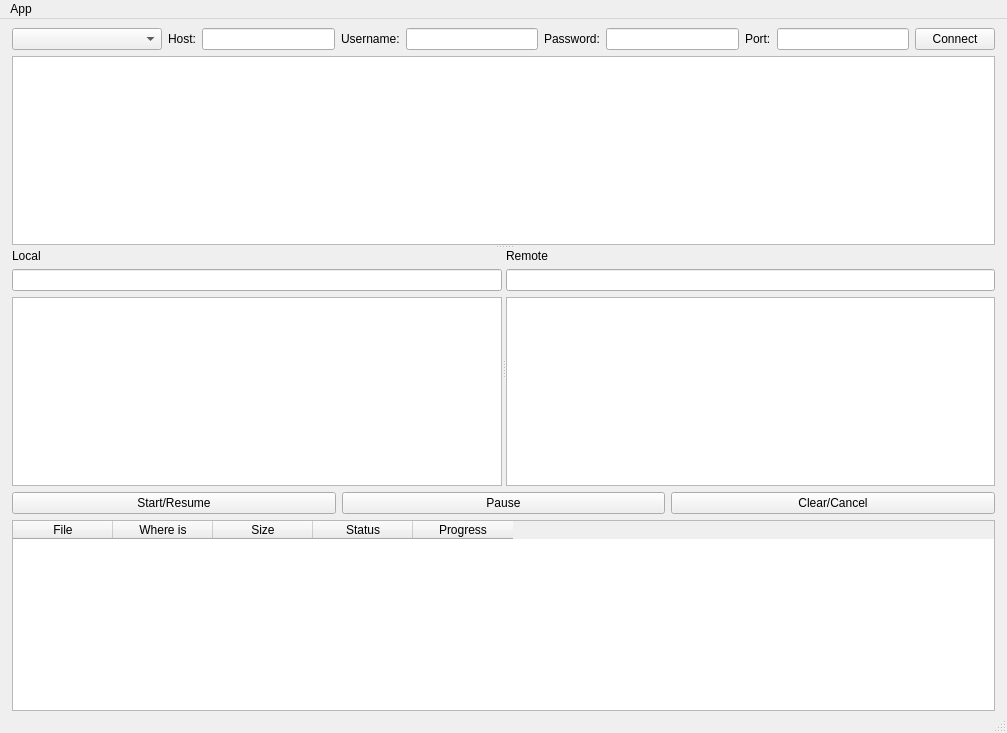
<?xml version="1.0" encoding="UTF-8"?>
<ui version="4.0">
 <class>KFTP</class>
 <widget class="QMainWindow" name="KFTP">
  <property name="geometry">
   <rect>
    <x>0</x>
    <y>0</y>
    <width>1007</width>
    <height>733</height>
   </rect>
  </property>
  <property name="windowTitle">
   <string>K-FTP</string>
  </property>
  <widget class="QWidget" name="centralwidget">
   <layout class="QVBoxLayout" name="verticalLayout_4">
    <property name="leftMargin">
     <number>12</number>
    </property>
    <property name="rightMargin">
     <number>12</number>
    </property>
    <property name="bottomMargin">
     <number>0</number>
    </property>
    <item>
     <layout class="QHBoxLayout" name="horizontalLayout_2">
      <item>
       <widget class="QComboBox" name="profile_combo">
        <property name="minimumSize">
         <size>
          <width>150</width>
          <height>20</height>
         </size>
        </property>
        <property name="editable">
         <bool>false</bool>
        </property>
       </widget>
      </item>
      <item>
       <widget class="QLabel" name="host_lbl">
        <property name="text">
         <string>Host:</string>
        </property>
       </widget>
      </item>
      <item>
       <widget class="QLineEdit" name="hostname"/>
      </item>
      <item>
       <widget class="QLabel" name="user_lbl">
        <property name="text">
         <string>Username:</string>
        </property>
       </widget>
      </item>
      <item>
       <widget class="QLineEdit" name="username"/>
      </item>
      <item>
       <widget class="QLabel" name="passwrd_lbl">
        <property name="text">
         <string>Password:</string>
        </property>
       </widget>
      </item>
      <item>
       <widget class="QLineEdit" name="password"/>
      </item>
      <item>
       <widget class="QLabel" name="port_lbl">
        <property name="text">
         <string>Port:</string>
        </property>
       </widget>
      </item>
      <item>
       <widget class="QLineEdit" name="port"/>
      </item>
      <item>
       <widget class="QPushButton" name="connect_btn">
        <property name="text">
         <string>Connect</string>
        </property>
       </widget>
      </item>
     </layout>
    </item>
    <item>
     <widget class="QSplitter" name="splitter_2">
      <property name="orientation">
       <enum>Qt::Vertical</enum>
      </property>
      <widget class="QPlainTextEdit" name="log_console">
       <property name="enabled">
        <bool>true</bool>
       </property>
       <property name="maximumSize">
        <size>
         <width>16777215</width>
         <height>16777215</height>
        </size>
       </property>
       <property name="readOnly">
        <bool>true</bool>
       </property>
      </widget>
      <widget class="QSplitter" name="splitter">
       <property name="orientation">
        <enum>Qt::Horizontal</enum>
       </property>
       <widget class="QWidget" name="layoutWidget">
        <layout class="QVBoxLayout" name="verticalLayout_2">
         <item>
          <widget class="QLabel" name="local_lbl">
           <property name="text">
            <string>Local</string>
           </property>
          </widget>
         </item>
         <item>
          <widget class="QLineEdit" name="local_pathline"/>
         </item>
         <item>
          <widget class="QTreeView" name="local"/>
         </item>
        </layout>
       </widget>
       <widget class="QWidget" name="layoutWidget">
        <layout class="QVBoxLayout" name="verticalLayout_3">
         <item>
          <widget class="QLabel" name="remote_lbl">
           <property name="text">
            <string>Remote</string>
           </property>
          </widget>
         </item>
         <item>
          <widget class="QLineEdit" name="remote_pathline"/>
         </item>
         <item>
          <widget class="QTreeView" name="remote"/>
         </item>
        </layout>
       </widget>
      </widget>
     </widget>
    </item>
    <item>
     <layout class="QVBoxLayout" name="verticalLayout">
      <item>
       <layout class="QHBoxLayout" name="horizontalLayout_3">
        <item>
         <widget class="QPushButton" name="pushButton_3">
          <property name="text">
           <string>Start/Resume</string>
          </property>
         </widget>
        </item>
        <item>
         <widget class="QPushButton" name="pushButton_4">
          <property name="text">
           <string>Pause</string>
          </property>
         </widget>
        </item>
        <item>
         <widget class="QPushButton" name="pushButton_2">
          <property name="text">
           <string>Clear/Cancel</string>
          </property>
         </widget>
        </item>
       </layout>
      </item>
      <item>
       <widget class="QTableWidget" name="table_queue">
        <column>
         <property name="text">
          <string>File</string>
         </property>
        </column>
        <column>
         <property name="text">
          <string>Where is</string>
         </property>
        </column>
        <column>
         <property name="text">
          <string>Size</string>
         </property>
        </column>
        <column>
         <property name="text">
          <string>Status</string>
         </property>
        </column>
        <column>
         <property name="text">
          <string>Progress</string>
         </property>
        </column>
       </widget>
      </item>
     </layout>
    </item>
   </layout>
  </widget>
  <widget class="QMenuBar" name="menubar">
   <property name="geometry">
    <rect>
     <x>0</x>
     <y>0</y>
     <width>1007</width>
     <height>21</height>
    </rect>
   </property>
   <widget class="QMenu" name="menuK_FTP">
    <property name="title">
     <string>App</string>
    </property>
    <addaction name="actionClose"/>
    <addaction name="actionSettings"/>
    <addaction name="actionCredits"/>
    <addaction name="actionSave_Profile"/>
    <addaction name="actionDelete_Profile"/>
   </widget>
   <addaction name="menuK_FTP"/>
  </widget>
  <widget class="QStatusBar" name="statusbar"/>
  <action name="actionClose">
   <property name="text">
    <string>Close</string>
   </property>
  </action>
  <action name="actionSettings">
   <property name="text">
    <string>Settings</string>
   </property>
  </action>
  <action name="actionCredits">
   <property name="text">
    <string>Credits</string>
   </property>
  </action>
  <action name="actionSave_Profile">
   <property name="text">
    <string>Save Profile</string>
   </property>
  </action>
  <action name="actionDelete_Profile">
   <property name="text">
    <string>Delete Profile</string>
   </property>
  </action>
 </widget>
 <resources/>
 <connections/>
</ui>
